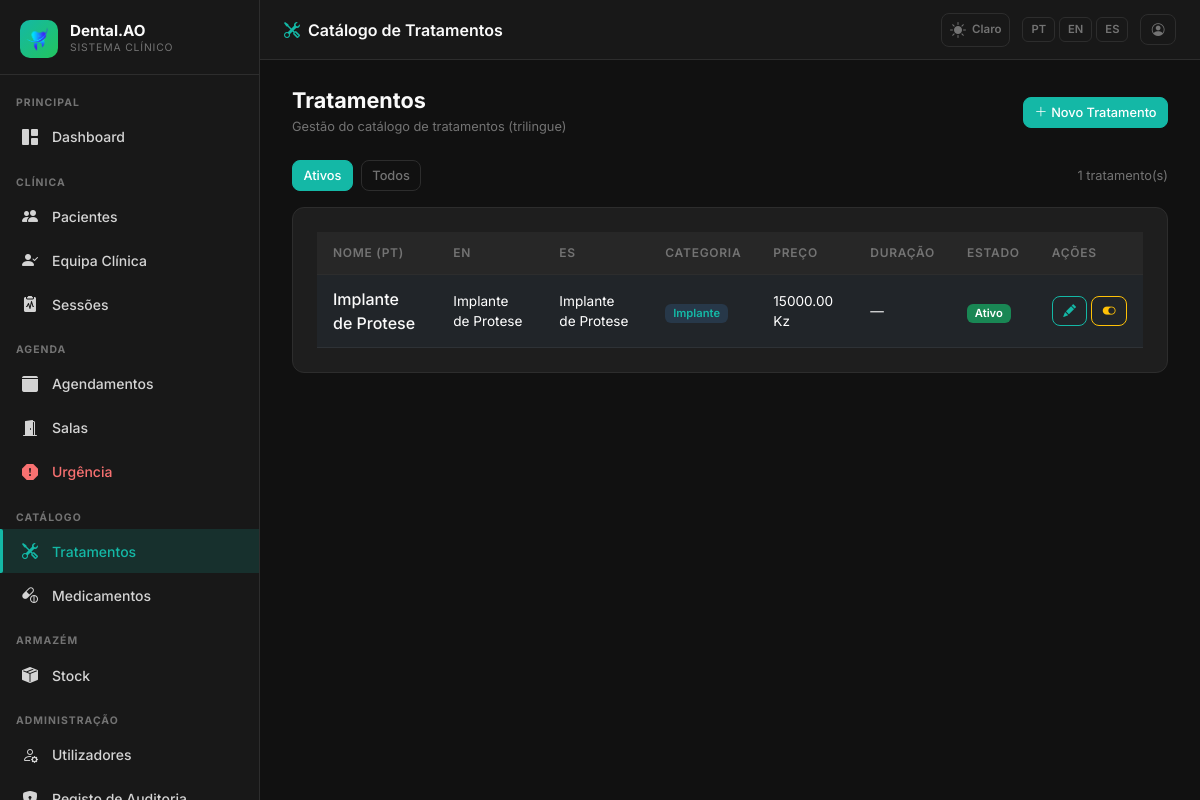
Screenshot of /admin/treatments (signed in) with the database file from the repository.
### app/models.py (models this page shows, shortened)
class AppSetting(db.Model):
    __tablename__ = 'app_settings'
    key   = db.Column(db.String(64), primary_key=True)
    value = db.Column(db.Text, nullable=True)
    _DEFAULTS = {
        'app_name':       'DentalCare Pro',
        'app_logo':       '',
        'bg_dark':        '#111111',
        'sidebar_dark':   '#181818',
        'card_dark':      '#1e1e1e',
        'border_dark':    '#2d2d2d',
        'text_dark':      '#d4d4d4',
        'primary_dark':   '#14b8a6',
        'success_dark':   '#22c55e',
        'danger_dark':    '#f87171',
        'warning_dark':   '#fbbf24',
        'bg_light':       '#f0f4f8',
        'card_light':     '#ffffff',
        'border_light':   '#d1dce8',
        'text_light':     '#334155',
        'primary_light':  '#1976d2',
        'success_light':  '#00875a',
        'danger_light':   '#d32f2f',
        'warning_light':  '#e65100',
        'xray_max_mb':        '10',
        'stock_invoice_max_mb': '5',
        'urgency_surcharge':  '30',
    }
    @classmethod
    def all_as_dict(cls):
        stored = {s.key: s.value for s in cls.query.all()}
        result = dict(cls._DEFAULTS)
        result.update(stored)
        return result

class Treatment(db.Model):
    __tablename__ = 'treatments'
    id = db.Column(db.Integer, primary_key=True)
    name_pt = db.Column(db.String(200), nullable=False)
    name_en = db.Column(db.String(200), nullable=False)
    name_es = db.Column(db.String(200), nullable=False)
    description_pt = db.Column(db.Text, nullable=True)
    description_en = db.Column(db.Text, nullable=True)
    description_es = db.Column(db.Text, nullable=True)
    price = db.Column(db.Numeric(10, 2), nullable=True)
    duration_minutes = db.Column(db.Integer, nullable=True)
    category = db.Column(db.String(100), nullable=True)
    is_active = db.Column(db.Boolean, default=True)
    created_by_id = db.Column(db.Integer, db.ForeignKey('users.id'), nullable=True)
    created_at = db.Column(db.DateTime, default=lambda: datetime.now(timezone.utc))
    updated_at = db.Column(db.DateTime, default=lambda: datetime.now(timezone.utc),
                           onupdate=lambda: datetime.now(timezone.utc))
    created_by = db.relationship('User', backref='created_treatments')

### app/admin/routes.py (the view)
@admin_bp.route('/treatments')
@login_required
def treatments():
    _clinical_staff_check()
    page = request.args.get('page', 1, type=int)
    query = Treatment.query.order_by(Treatment.name_pt)
    if request.args.get('inactive') != '1':
        query = query.filter_by(is_active=True)
    treatments = query.paginate(page=page, per_page=20)
    return render_template('admin/treatments/index.html', treatments=treatments)

### app/__init__.py (called while the page is built)
def get_locale():
    lang = session.get('lang')
    if lang in ['pt', 'en', 'es']:
        return lang
    return 'pt'

### app/admin/routes.py (called while the page is built)
def _clinical_staff_check():
    if current_user.role not in [Role.SUPERADMIN, Role.CLINICAL_DIRECTOR, Role.DENTIST]:
        abort(403)

### app/models.py (called while the page is built)
    def role_display(self):
        role_map = {
            Role.SUPERADMIN: 'Superadmin',
            Role.CLINICAL_DIRECTOR: 'Diretor Clínico',
            Role.DENTIST: 'Dentista',
            Role.PATIENT: 'Paciente',
            Role.RECEPTION: 'Recepção',
        }
        return role_map.get(self.role, self.role)

    def role_badge_class(self):
        badge_map = {
            Role.SUPERADMIN: 'danger',
            Role.CLINICAL_DIRECTOR: 'primary',
            Role.DENTIST: 'success',
            Role.PATIENT: 'info',
            Role.RECEPTION: 'warning',
        }
        return badge_map.get(self.role, 'secondary')

### app/templates/admin/treatments/index.html (shortened to what this page needs)
{% extends "base.html" %}
{% block page_title %}<i class="bi bi-tools me-2" style="color:var(--dc-primary)"></i>{{ _('Catálogo de Tratamentos') }}{% endblock %}
{% block content %}
<div class="dc-page-header">
  <div>
    <h1>{{ _('Tratamentos') }}</h1>
    <p>{{ _('Gestão do catálogo de tratamentos (trilingue)') }}</p>
  </div>
  {% if current_user.role in ['superadmin', 'clinical_director'] %}
  <a href="{{ url_for('admin.new_treatment') }}" class="btn btn-primary btn-sm">
    <i class="bi bi-plus-lg me-1"></i>{{ _('Novo Tratamento') }}
  </a>
  {% endif %}
</div>
<div class="d-flex align-items-center gap-2 mb-3 flex-wrap">
  <a href="{{ url_for('admin.treatments') }}" class="btn btn-sm {% if not request.args.get('inactive') %}btn-primary{% else %}btn-outline-secondary{% endif %}">
    {{ _('Ativos') }}
  </a>
  <a href="{{ url_for('admin.treatments', inactive=1) }}" class="btn btn-sm {% if request.args.get('inactive') %}btn-primary{% else %}btn-outline-secondary{% endif %}">
    {{ _('Todos') }}
  </a>
  <span class="ms-auto" style="font-size:.8rem;color:var(--dc-text-muted)">
    {{ treatments.total }} {{ _('tratamento(s)') }}
  </span>
</div>
{% if treatments.items %}
<div class="dc-card tr-table-wrap">
  <div class="table-responsive">
    <table class="table mb-0">
      <thead>
        <tr>
          <th>{{ _('Nome (PT)') }}</th>
          <th>{{ _('EN') }}</th>
          <th>{{ _('ES') }}</th>
          <th>{{ _('Categoria') }}</th>
          <th>{{ _('Preço') }}</th>
          <th>{{ _('Duração') }}</th>
          <th>{{ _('Estado') }}</th>
          {% if current_user.role in ['superadmin', 'clinical_director'] %}
          <th>{{ _('Ações') }}</th>
          {% endif %}
        </tr>
      </thead>
      <tbody>
        {% for t in treatments.items %}
        <tr>
          <td>
            <div style="font-weight:500;color:var(--dc-white)">{{ t.name_pt }}</div>
          </td>
          <td style="font-size:.85rem">{{ t.name_en }}</td>
          <td style="font-size:.85rem">{{ t.name_es }}</td>
          <td>
            {% if t.category %}
            <span class="badge" style="background:rgba(74,158,255,.15);color:var(--dc-primary)">{{ t.category }}</span>
            {% else %}<span style="color:var(--dc-text-muted)">—</span>{% endif %}
          </td>
          <td style="font-size:.85rem">{{ '%.2f Kz' % t.price if t.price else '—' }}</td>
          <td style="font-size:.85rem">{{ t.duration_minutes ~ ' min' if t.duration_minutes else '—' }}</td>
          <td>
            <span class="badge bg-{% if t.is_active %}success{% else %}secondary{% endif %}">
              {{ _('Ativo') if t.is_active else _('Inativo') }}
            </span>
          </td>
          {% if current_user.role in ['superadmin', 'clinical_director'] %}
          <td>
            <div class="d-flex gap-1">
              <a href="{{ url_for('admin.edit_treatment', id=t.id) }}" class="btn btn-sm btn-outline-primary" title="{{ _('Editar') }}">
                <i class="bi bi-pencil-fill"></i>
              </a>
              <form method="POST" action="{{ url_for('admin.toggle_treatment', id=t.id) }}" class="d-inline">
                <button type="submit" class="btn btn-sm btn-outline-{{ 'warning' if t.is_active else 'success' }}"
                        title="{{ _('Desativar') if t.is_active else _('Ativar') }}">
                  <i class="bi bi-{{ 'toggle-on' if t.is_active else 'toggle-off' }}"></i>
                </button>
              </form>
            </div>
          </td>
          {% endif %}
        </tr>
        {% endfor %}
      </tbody>
    </table>
  </div>
</div>
{% else %}
<div class="dc-card text-center py-5" style="color:var(--dc-text-muted)">
  <i class="bi bi-tools fs-2 mb-2 d-block"></i>
  {{ _('Nenhum tratamento encontrado') }}
</div>
{% endif %}
{% endblock %}

### app/templates/base.html (shortened to what this page needs)
<!DOCTYPE html>
<html lang="{{ get_locale() }}" data-dc-theme="{{ session.get('theme', 'dark') }}">
<head>
  <link href="https://cdn.jsdelivr.net/npm/bootstrap@5.3.2/dist/css/bootstrap.min.css" rel="stylesheet">
  <link href="https://cdn.jsdelivr.net/npm/bootstrap-icons@1.11.3/font/bootstrap-icons.min.css" rel="stylesheet">
  <link href="{{ url_for('static', filename='css/dental.css') }}" rel="stylesheet">
</head>
<body>
<aside class="dc-sidebar" id="dcSidebar">
  <div class="dc-brand">
    <div class="dc-brand-icon">
      {% if app_settings.app_logo %}
        <img src="{{ url_for('superadmin.logo_file', filename=app_settings.app_logo) }}"
             alt="{{ app_settings.app_name }}"
             style="width:36px;height:36px;object-fit:contain;border-radius:6px;">
      {% else %}
        <i class="bi bi-heart-pulse-fill"></i>
      {% endif %}
    </div>
    <div class="flex-fill">
      <div class="dc-brand-name">{{ app_settings.app_name }}</div>
      <div class="dc-brand-sub">{{ _('Sistema Clínico') }}</div>
    </div>
  </div>
  <nav class="dc-nav">
    {% set role = current_user.role %}
    <div class="dc-nav-section">{{ _('Principal') }}</div>
    <a href="{{ url_for('main.dashboard') }}"
       class="dc-nav-item {% if request.endpoint == 'main.dashboard' %}active{% endif %}">
      <i class="bi bi-grid-1x2-fill"></i> {{ _('Dashboard') }}
    </a>
    {% if role in ['superadmin', 'clinical_director', 'dentist', 'reception'] %}
    <div class="dc-nav-section mt-2">{{ _('Clínica') }}</div>
    {% endif %}
    {% if role in ['superadmin', 'clinical_director', 'dentist', 'reception'] %}
    <a href="{{ url_for('patients.index') }}"
       class="dc-nav-item {% if request.endpoint == 'patients.index' or request.endpoint in ['patients.new','patients.edit','patients.detail'] %}active{% endif %}">
      <i class="bi bi-people-fill"></i> {{ _('Pacientes') }}
    </a>
    {% endif %}
    {% if role in ['superadmin', 'clinical_director'] %}
    <a href="{{ url_for('patients.care_team_pending') }}"
       class="dc-nav-item {% if request.endpoint == 'patients.care_team_pending' %}active{% endif %}">
      <i class="bi bi-person-check-fill"></i> {{ _('Equipa Clínica') }}
    </a>
    {% endif %}
    {% if role in ['superadmin', 'clinical_director', 'dentist'] %}
    <a href="{{ url_for('sessions.index') }}"
       class="dc-nav-item {% if request.endpoint and 'sessions.' in request.endpoint and 'audit' not in request.endpoint and 'evolution' not in request.endpoint %}active{% endif %}">
      <i class="bi bi-clipboard2-pulse-fill"></i> {{ _('Sessões') }}
    </a>
    {% endif %}
    {% if role in ['superadmin', 'clinical_director', 'reception', 'dentist'] %}
    <div class="dc-nav-section mt-2">{{ _('Agenda') }}</div>
    {% endif %}
    {% if role in ['superadmin', 'clinical_director', 'reception'] %}
    <a href="{{ url_for('scheduling.calendar') }}"
       class="dc-nav-item {% if request.endpoint and 'scheduling.' in request.endpoint and 'emergency' not in request.endpoint and 'room' not in request.endpoint %}active{% endif %}">
      <i class="bi bi-calendar3-fill"></i> {{ _('Agendamentos') }}
    </a>
    {% endif %}
    {% if role in ['superadmin', 'clinical_director', 'reception', 'dentist'] %}
    <a href="{{ url_for('scheduling.rooms') }}"
       class="dc-nav-item {% if request.endpoint and 'rooms' in request.endpoint %}active{% endif %}">
      <i class="bi bi-door-open-fill"></i> {{ _('Salas') }}
    </a>
    {% endif %}
    {% if role in ['superadmin', 'clinical_director', 'reception', 'dentist'] %}
    <a href="{{ url_for('scheduling.emergency') }}"
       class="dc-nav-item {% if request.endpoint and 'emergency' in request.endpoint %}active{% endif %}"
       style="color:var(--dc-danger)">
      <i class="bi bi-exclamation-octagon-fill"></i> {{ _('Urgência') }}
    </a>
    {% endif %}
    {% if role in ['superadmin', 'clinical_director', 'dentist'] %}
    <div class="dc-nav-section mt-2">{{ _('Catálogo') }}</div>
    <a href="{{ url_for('admin.treatments') }}"
       class="dc-nav-item {% if 'treatments' in request.endpoint %}active{% endif %}">
      <i class="bi bi-tools"></i> {{ _('Tratamentos') }}
    </a>
    <a href="{{ url_for('admin.medicines') }}"
       class="dc-nav-item {% if 'medicine' in request.endpoint %}active{% endif %}">
      <i class="bi bi-capsule-pill"></i> {{ _('Medicamentos') }}
    </a>
    {% endif %}
    {% if role in ['superadmin', 'clinical_director', 'dentist', 'receptionist'] %}
    <div class="dc-nav-section mt-2">{{ _('Armazém') }}</div>
    <a href="{{ url_for('stock.index') }}"
       class="dc-nav-item {% if request.endpoint and 'stock.' in request.endpoint %}active{% endif %}">
      <i class="bi bi-box-seam-fill"></i> {{ _('Stock') }}
    </a>
    {% endif %}
    {% if role in ['superadmin', 'clinical_director'] %}
    <div class="dc-nav-section mt-2">{{ _('Administração') }}</div>
    <a href="{{ url_for('admin.users') }}"
       class="dc-nav-item {% if 'user' in request.endpoint %}active{% endif %}">
      <i class="bi bi-person-gear"></i> {{ _('Utilizadores') }}
    </a>
    <a href="{{ url_for('admin.audit_log') }}"
       class="dc-nav-item {% if 'audit' in request.endpoint %}active{% endif %}">
      <i class="bi bi-shield-lock-fill"></i> {{ _('Registo de Auditoria') }}
    </a>
    {% endif %}
  </nav>
</aside>
<header class="dc-topbar">
  <span class="page-title">{% block page_title %}{% endblock %}</span>
  <div class="topbar-actions">
    <a href="{{ url_for('auth.toggle_theme') }}"
       class="theme-toggle"
       title="{{ _('Alternar tema') }}">
      {% if session.get('theme', 'dark') == 'dark' %}
        <i class="bi bi-sun-fill"></i><span style="font-size:.72rem;font-weight:600;margin-left:2px">{{ _('Claro') }}</span>
      {% else %}
        <i class="bi bi-moon-stars-fill"></i><span style="font-size:.72rem;font-weight:600;margin-left:2px">{{ _('Escuro') }}</span>
      {% endif %}
    </a>
    <div class="lang-switcher">
      <a href="{{ url_for('auth.set_lang', lang='pt') }}"
         class="lang-btn {% if get_locale() == 'pt' %}active{% endif %}">PT</a>
      <a href="{{ url_for('auth.set_lang', lang='en') }}"
         class="lang-btn {% if get_locale() == 'en' %}active{% endif %}">EN</a>
      <a href="{{ url_for('auth.set_lang', lang='es') }}"
         class="lang-btn {% if get_locale() == 'es' %}active{% endif %}">ES</a>
    </div>
    <a href="{{ url_for('auth.profile') }}" class="btn btn-sm btn-outline-secondary" title="{{ _('Meu Perfil') }}">
      <i class="bi bi-person-circle"></i>
    </a>
  </div>
</header>
<main class="dc-main">
  <div class="dc-content">
    {% block content %}{% endblock %}
  </div>
</main>
</body>
</html>

### rows the page displays
AppSetting: value (picture)
AppSetting: app_name "Dental.AO"
Treatment: name_pt "Implante de Protese", name_en "Implante de Protese", name_es "Implante de Protese", category "Implante", price "15000.00 Kz", duration_minutes "—"

### other values shown
{{ treatments.total }} "1"
